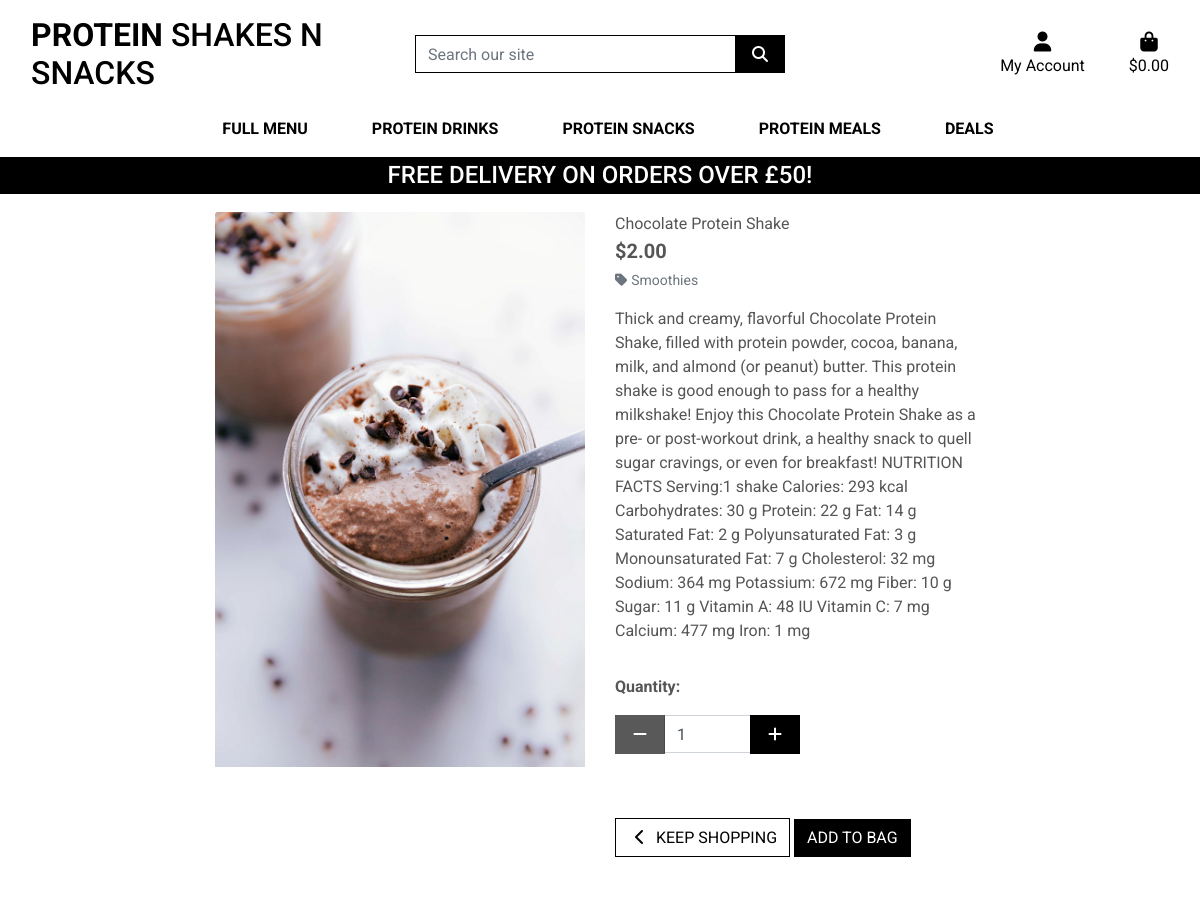
Screenshot of /menu_items/1 with the database file from the repository.
### menu_items/models.py (models this page shows, shortened)
class Item(models.Model):
    category = models.ForeignKey('Category', null=True, blank=True, on_delete=models.SET_NULL)
    sku = models.CharField(max_length=254, null=True, blank=True)
    name = models.CharField(max_length=254)
    description = models.TextField()
    price = models.DecimalField(max_digits=6, decimal_places=2)
    image_url = models.URLField(max_length=1024, null=True, blank=True)
    image = models.ImageField(null=True, blank=True)

class Category(models.Model):
    class Meta:
        verbose_name_plural = 'Categories'
    name = models.CharField(max_length=254)
    friendly_name = models.CharField(max_length=254, null=True, blank=True)

### menu_items/views.py (the view)
# urls.py: path('<item_id>', views.item_detail, name='item_detail'),
def item_detail(request, item_id):
    item = get_object_or_404(Item, pk=item_id)
    context = {
        'item': item,
    }
    return render(request, 'menu_items/item_detail.html', context)

### bag/contexts.py (called while the page is built, shortened)
def bag_contents(request):
    bag_items = []
    total = 0
    item_count = 0
    bag = request.session.get('bag', {})
    if total < settings.FREE_DELIVERY_THRESHOLD:
        delivery = total * Decimal(settings.STANDARD_DELIVERY_PERCENTAGE / 100)
        free_delivery_delta = settings.FREE_DELIVERY_THRESHOLD - total
    else:
        delivery = 0
        free_delivery_delta = 0
    grand_total = delivery + total
    context = {
        'bag_items': bag_items,
        'total': total,
        'item_count': item_count,
        'delivery': delivery,
        'free_delivery_delta': free_delivery_delta,
        'free_delivery_threshold': settings.FREE_DELIVERY_THRESHOLD,
        'grand_total': grand_total,
    }
    return context

### menu_items/templates/menu_items/item_detail.html (shortened to what this page needs)
{% extends "base.html" %}
{% load static %}
{% block page_header %}
    <div class="container header-container">
    </div>
{% endblock %}
{% block content %}
    <div class="overlay"></div>
    <div class="container-fluid">
        <div class="row">
            <div class="col-12 col-md-6 col-lg-4 offset-lg-2">
                <div class="image-container my-5">
                    {% if item.image %}
                        <a href="{{ item.image.url }}" target="_blank">
                            <img class="card-img-top img-fluid" src="{{ item.image.url }}" alt="{{ item.name }}">
                        </a>
                        {% else %}
                        <a href="">
                            <img class="card-img-top img-fluid" src="{{ MEDIA_URL }}noimage.png" alt="{{ item.name }}">
                        </a>
                    {% endif %}
                </div>
            </div>
            <div class="col-12 col-md-6 col-lg-4">
                <div class="product-details-container mb-5 mt-md-5">
                    <p class="mb-0">{{ item.name }}</p>
                    <p class="lead mb-0 text-left font-weight-bold">${{ item.price }}</p>
                    {% if item.category %}
                    <p class="small mt-1 mb-0">
                        <a class="text-muted" href="{% url 'menu_items' %}?category={{ item.category.name }}">
                            <i class="fas fa-tag mr-1"></i>{{ item.category.friendly_name }}
                        </a>
                    </p>
                    {% endif %}
                    <p class="mt-3">{{ item.description }}</p>
                    <form class="form" action="{% url 'add_to_bag' item.id %}" method="POST">
                        <div class="form-row">
                            <div class="col-12">
                                <p class="mt-3"><strong>Quantity:</strong></p>
                                <div class="form-group w-50">
                                    <div class="input-group">
                                        <div class="input-group-prepend">
                                            <button class="decrement-qty btn btn-black rounded-0"
                                                data-item_id="{{ item.id }}" id="decrement-qty_{{ item.id }}">
                                                <span class="icon">
                                                    <i class="fas fa-minus"></i>
                                                </span>
                                            </button>
                                        </div>
                                        <input class="form-control qty_input" type="number"
                                            name="quantity" value="1" min="1" max="99"
                                            data-item_id="{{ item.id }}"
                                            id="id_qty_{{ item.id }}">
                                        <div class="input-group-append">
                                            <button class="increment-qty btn btn-black rounded-0"
                                                data-item_id="{{ item.id }}" id="increment-qty_{{ item.id }}">
                                                <span class="icon">
                                                    <i class="fas fa-plus"></i>
                                                </span>
                                            </button>
                                        </div>
                                    </div>
                                </div>
                            </div>
                            <div class="col-12">
                                <a href="{% url 'menu_items' %}" class="btn btn-outline-black rounded-0 mt-5">
                                    <span class="icon">
                                        <i class="fas fa-chevron-left"></i>
                                    </span>
                                    <span class="text-uppercase">Keep Shopping</span>
                                </a>
                                <input type="submit" class="btn btn-black rounded-0 text-uppercase mt-5" value="Add to Bag">
                            </div>
                        </div>
                    </form>
                </div>
            </div>
        </div>
    </div>
{% endblock %}

### static/css/base.css (style rules this page uses)
html { height: 100%; }
body { background: url('/media/pexels-kindel-media-8181548.jpg') no-repeat center center fixed; background-size: cover; height: calc(100vh - 164px); color: #555; font-family: 'Roboto', sans-serif; }
.icon { align-items: center; display: inline-flex; justify-content: center; height: 1.5rem; width: 1.5rem; }
.btn-black { background: black; color: white; }
.btn-outline-black { background: white; color: black !important; border: 1px solid black; }
.overlay { height: 100%; width: 100%; top: 0; left: 0; position: fixed; background: white; z-index: -1; }
@media (min-width: 1200px) { .container { max-width: 80%; } }
@media (min-width: 992px) { .header-container { padding-top: 164px; } }

### rows the page displays
Item: image (picture), name "Chocolate Protein Shake", price "2.00", category.friendly_name "Smoothies", description "Thick and creamy, flavorful Chocolate Protein Shake, filled with protein powder, cocoa, banana, milk, and almond (or peanut) butter. This protein shake is good enough to pass for a healthy milkshake! Enjoy this Chocolate Protein Shake as a pre- or post-workout drink, a healthy snack to quell sugar cravings, or even for breakfast! NUTRITION FACTS Serving:1 shake Calories: 293 kcal Carbohydrates: 30 g Protein: 22 g Fat: 14 g Saturated Fat: 2 g Polyunsaturated Fat: 3 g Monounsaturated Fat: 7 g Cholesterol: 32 mg Sodium: 364 mg Potassium: 672 mg Fiber: 10 g Sugar: 11 g Vitamin A: 48 IU Vitamin C: 7 mg Calcium: 477 mg Iron: 1 mg", quantity "1"

### other values shown
{{ free_delivery_threshold }} "50"
